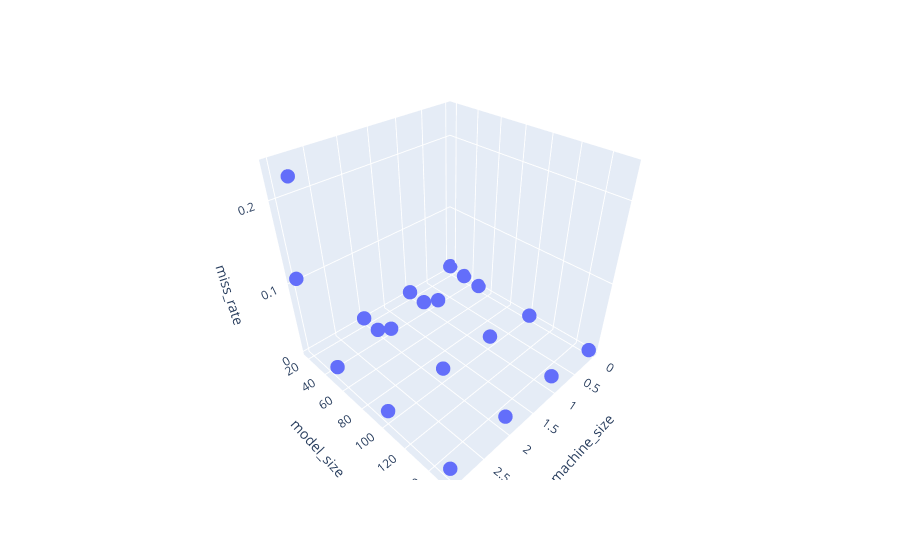

The notebook cell saved with this chart:
### Code cell
mesh_size = 0.1
margin = 0

X = df[['machine_size', 'model_size']]
y = df[zname]

# Condition the model on sepal width and length, predict the petal width
model = MLPRegressor(hidden_layer_sizes=[30,30,10],)
model.fit(X, y)

# Create a mesh grid on which we will run our model
x_min, x_max = X["machine_size"].min() - margin, X["machine_size"].max() + margin
y_min, y_max = X["model_size"].min() - margin, X["model_size"].max() + margin
xrange = np.arange(x_min, x_max, mesh_size)
yrange = np.arange(y_min, y_max, mesh_size)
xx, yy = np.meshgrid(xrange, yrange)

# Run model
pred = model.predict(np.c_[xx.ravel(), yy.ravel()])
pred = pred.reshape(xx.shape)

# Generate the plot
fig = px.scatter_3d(df, x='machine_size', y='model_size', z=zname)
fig.update_traces(marker=dict(size=5))
# fig.add_traces(go.Surface(x=xrange, y=yrange, z=pred, name='pred_surface'))
fig.show()

### Figure 1 — Plotly figure (JSON) as saved in the notebook; plotly's stock layout.template omitted (floating-point values rounded to 4 significant figures)
{"data": [{"hovertemplate": "machine_size=%{x}<br>model_size=%{y}<br>miss_rate=%{z}<extra></extra>", "legendgroup": "", "marker": {"color": "#636efa", "size": 5, "symbol": "circle"}, "mode": "markers", "name": "", "scene": "scene", "showlegend": false, "type": "scatter3d", "x": [1, 3, 2, 0, 1, 3, 2, 0, 1, 3, 2, 0, 1, 3, 2, 0, 1, 3, 2, 0], "y": [34, 34, 34, 34, 152, 152, 152, 152, 50, 50, 50, 50, 101, 101, 101, 101, 18, 18, 18, 18], "z": [0.002728, 0.2345, 0.002762, 0.005913, 0.0166, 0.01348, 0.01789, 0.002301, 0.02175, 0.01446, 0.02223, 0.003072, 0.01681, 0.01668, 0.02026, 0.00256, 0.00423, 0.1071, 0.004619, 0.009311]}], "layout": {"autosize": true, "legend": {"tracegroupgap": 0}, "margin": {"t": 60}, "scene": {"aspectmode": "auto", "aspectratio": {"x": 1, "y": 1, "z": 1}, "domain": {"x": [0, 1], "y": [0, 1]}, "xaxis": {"title": {"text": "machine_size"}, "type": "linear"}, "yaxis": {"title": {"text": "model_size"}, "type": "linear"}, "zaxis": {"title": {"text": "miss_rate"}, "type": "linear"}}}}
